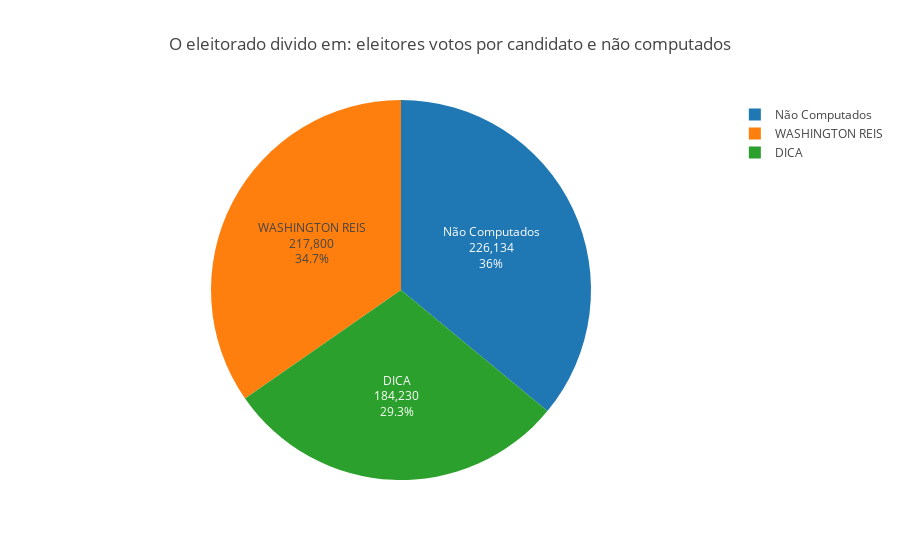

This figure's notebook cell:
### Markdown cell above
#### Visualização da distribuição dos votos dos candidatos em segundo turno

### Code cell
values = [total_votos_nao_considerados, cand1.get('votes'), cand2.get('votes')]
labels = [ 'Não Computados', cand1.get('name'), cand2.get('name') ]

title = 'O eleitorado divido em: eleitores votos por candidato e não computados'
fig = generatePieChart(go=go, labels=labels, values=values, title=title)
py.iplot(fig)

### Figure 1 — Plotly figure (JSON) as saved in the notebook; plotly's stock layout.template omitted (floating-point values rounded to 4 significant figures)
{"data": [{"labels": ["Não Computados", "DICA", "WASHINGTON REIS"], "textinfo": "percent+value+label", "type": "pie", "uid": "54618991-e0ec-11e8-a069-5cc9d399d62a", "values": [226134, 184230, 217800]}], "layout": {"title": "O eleitorado divido em: eleitores votos por candidato e não computados"}}
